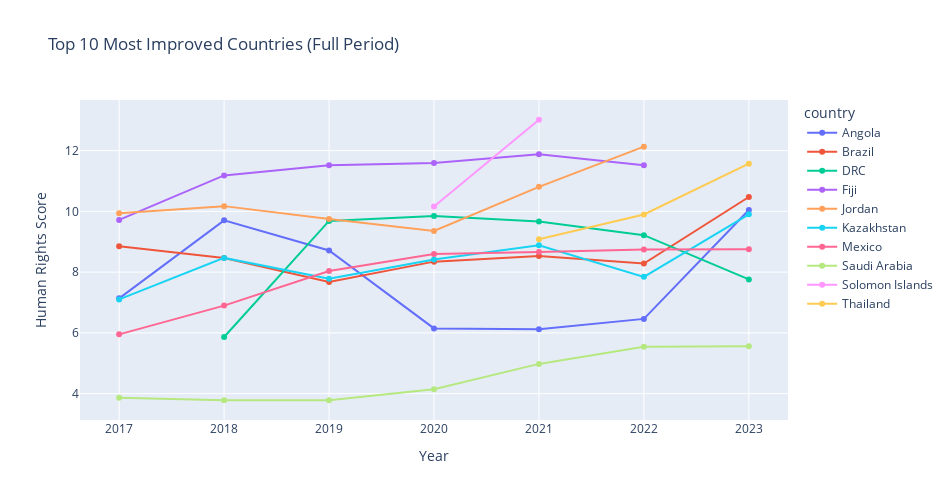
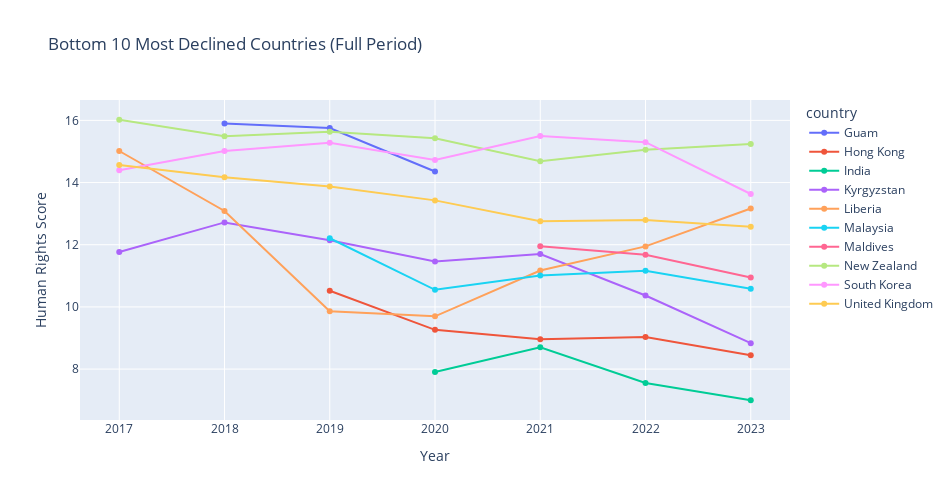

Notebook cell for these charts, in order:
### Code cell
# Load and prepare data
df1 = pd.read_csv('csv files/cpr.csv')
df = df1[['country', 'year', 'physint_mean', 'empower_mean']].dropna()
df = df.sort_values(['country', 'year'])

# Composite score
df['total_score'] = df['physint_mean'] + df['empower_mean']

# Compute farthest-year difference
change_records = []

for country in df['country'].unique():
    country_df = df[df['country'] == country]
    first_year = country_df['year'].min()
    last_year = country_df['year'].max()
    first_score = country_df[country_df['year'] == first_year]['total_score'].values[0]
    last_score = country_df[country_df['year'] == last_year]['total_score'].values[0]
    change_records.append({
        'country': country,
        'start_year': first_year,
        'end_year': last_year,
        'start_score': first_score,
        'end_score': last_score,
        'score_change': last_score - first_score
    })

change_df = pd.DataFrame(change_records)

# Top 10 improvers and bottom 10 decliners
top_10 = change_df.sort_values('score_change', ascending=False).head(10)['country'].tolist()
bottom_10 = change_df.sort_values('score_change').head(10)['country'].tolist()

# Subset original data
df_top = df[df['country'].isin(top_10)]
df_bottom = df[df['country'].isin(bottom_10)]

# Plot: Top 10 Improvers
fig_top = px.line(
    df_top,
    x='year',
    y='total_score',
    color='country',
    title='Top 10 Most Improved Countries (Full Period)',
    markers=True,
    labels={'total_score': 'Human Rights Score', 'year': 'Year'},
    height=500,
    width=950
)

# Plot: Bottom 10 Decliners
fig_bottom = px.line(
    df_bottom,
    x='year',
    y='total_score',
    color='country',
    title='Bottom 10 Most Declined Countries (Full Period)',
    markers=True,
    labels={'total_score': 'Human Rights Score', 'year': 'Year'},
    height=500,
    width=950
)

# Show graphs
fig_top.show()
fig_bottom.show()

### Figure 1 — Plotly figure (JSON) as saved in the notebook; plotly's stock layout.template omitted (floating-point values rounded to 4 significant figures)
{"data": [{"hovertemplate": "country=Angola<br>Year=%{x}<br>Human Rights Score=%{y}<extra></extra>", "legendgroup": "Angola", "line": {"color": "#636efa", "dash": "solid"}, "marker": {"symbol": "circle"}, "mode": "lines+markers", "name": "Angola", "orientation": "v", "showlegend": true, "type": "scatter", "x": [2017, 2018, 2019, 2020, 2021, 2022, 2023], "xaxis": "x", "y": [7.137, 9.703, 8.713, 6.148, 6.118, 6.461, 10.04], "yaxis": "y"}, {"hovertemplate": "country=Brazil<br>Year=%{x}<br>Human Rights Score=%{y}<extra></extra>", "legendgroup": "Brazil", "line": {"color": "#EF553B", "dash": "solid"}, "marker": {"symbol": "circle"}, "mode": "lines+markers", "name": "Brazil", "orientation": "v", "showlegend": true, "type": "scatter", "x": [2017, 2018, 2019, 2020, 2021, 2022, 2023], "xaxis": "x", "y": [8.851, 8.464, 7.677, 8.345, 8.532, 8.284, 10.47], "yaxis": "y"}, {"hovertemplate": "country=DRC<br>Year=%{x}<br>Human Rights Score=%{y}<extra></extra>", "legendgroup": "DRC", "line": {"color": "#00cc96", "dash": "solid"}, "marker": {"symbol": "circle"}, "mode": "lines+markers", "name": "DRC", "orientation": "v", "showlegend": true, "type": "scatter", "x": [2018, 2019, 2020, 2021, 2022, 2023], "xaxis": "x", "y": [5.866, 9.685, 9.85, 9.662, 9.216, 7.76], "yaxis": "y"}, {"hovertemplate": "country=Fiji<br>Year=%{x}<br>Human Rights Score=%{y}<extra></extra>", "legendgroup": "Fiji", "line": {"color": "#ab63fa", "dash": "solid"}, "marker": {"symbol": "circle"}, "mode": "lines+markers", "name": "Fiji", "orientation": "v", "showlegend": true, "type": "scatter", "x": [2017, 2018, 2019, 2020, 2021, 2022], "xaxis": "x", "y": [9.718, 11.18, 11.52, 11.59, 11.88, 11.52], "yaxis": "y"}, {"hovertemplate": "country=Jordan<br>Year=%{x}<br>Human Rights Score=%{y}<extra></extra>", "legendgroup": "Jordan", "line": {"color": "#FFA15A", "dash": "solid"}, "marker": {"symbol": "circle"}, "mode": "lines+markers", "name": "Jordan", "orientation": "v", "showlegend": true, "type": "scatter", "x": [2017, 2018, 2019, 2020, 2021, 2022], "xaxis": "x", "y": [9.936, 10.17, 9.747, 9.355, 10.81, 12.13], "yaxis": "y"}, {"hovertemplate": "country=Kazakhstan<br>Year=%{x}<br>Human Rights Score=%{y}<extra></extra>", "legendgroup": "Kazakhstan", "line": {"color": "#19d3f3", "dash": "solid"}, "marker": {"symbol": "circle"}, "mode": "lines+markers", "name": "Kazakhstan", "orientation": "v", "showlegend": true, "type": "scatter", "x": [2017, 2018, 2019, 2020, 2021, 2022, 2023], "xaxis": "x", "y": [7.103, 8.468, 7.779, 8.416, 8.883, 7.845, 9.903], "yaxis": "y"}, {"hovertemplate": "country=Mexico<br>Year=%{x}<br>Human Rights Score=%{y}<extra></extra>", "legendgroup": "Mexico", "line": {"color": "#FF6692", "dash": "solid"}, "marker": {"symbol": "circle"}, "mode": "lines+markers", "name": "Mexico", "orientation": "v", "showlegend": true, "type": "scatter", "x": [2017, 2018, 2019, 2020, 2021, 2022, 2023], "xaxis": "x", "y": [5.951, 6.898, 8.037, 8.596, 8.664, 8.742, 8.752], "yaxis": "y"}, {"hovertemplate": "country=Saudi Arabia<br>Year=%{x}<br>Human Rights Score=%{y}<extra></extra>", "legendgroup": "Saudi Arabia", "line": {"color": "#B6E880", "dash": "solid"}, "marker": {"symbol": "circle"}, "mode": "lines+markers", "name": "Saudi Arabia", "orientation": "v", "showlegend": true, "type": "scatter", "x": [2017, 2018, 2019, 2020, 2021, 2022, 2023], "xaxis": "x", "y": [3.862, 3.784, 3.783, 4.147, 4.979, 5.54, 5.559], "yaxis": "y"}, {"hovertemplate": "country=Solomon Islands<br>Year=%{x}<br>Human Rights Score=%{y}<extra></extra>", "legendgroup": "Solomon Islands", "line": {"color": "#FF97FF", "dash": "solid"}, "marker": {"symbol": "circle"}, "mode": "lines+markers", "name": "Solomon Islands", "orientation": "v", "showlegend": true, "type": "scatter", "x": [2020, 2021], "xaxis": "x", "y": [10.16, 13.02], "yaxis": "y"}, {"hovertemplate": "country=Thailand<br>Year=%{x}<br>Human Rights Score=%{y}<extra></extra>", "legendgroup": "Thailand", "line": {"color": "#FECB52", "dash": "solid"}, "marker": {"symbol": "circle"}, "mode": "lines+markers", "name": "Thailand", "orientation": "v", "showlegend": true, "type": "scatter", "x": [2021, 2022, 2023], "xaxis": "x", "y": [9.084, 9.898, 11.57], "yaxis": "y"}], "layout": {"height": 500, "legend": {"title": {"text": "country"}, "tracegroupgap": 0}, "title": {"text": "Top 10 Most Improved Countries (Full Period)"}, "width": 950, "xaxis": {"anchor": "y", "domain": [0, 1], "title": {"text": "Year"}}, "yaxis": {"anchor": "x", "domain": [0, 1], "title": {"text": "Human Rights Score"}}}}

### Figure 2 — Plotly figure (JSON) as saved in the notebook; plotly's stock layout.template omitted (floating-point values rounded to 4 significant figures)
{"data": [{"hovertemplate": "country=Guam<br>Year=%{x}<br>Human Rights Score=%{y}<extra></extra>", "legendgroup": "Guam", "line": {"color": "#636efa", "dash": "solid"}, "marker": {"symbol": "circle"}, "mode": "lines+markers", "name": "Guam", "orientation": "v", "showlegend": true, "type": "scatter", "x": [2018, 2019, 2020], "xaxis": "x", "y": [15.9, 15.76, 14.35], "yaxis": "y"}, {"hovertemplate": "country=Hong Kong<br>Year=%{x}<br>Human Rights Score=%{y}<extra></extra>", "legendgroup": "Hong Kong", "line": {"color": "#EF553B", "dash": "solid"}, "marker": {"symbol": "circle"}, "mode": "lines+markers", "name": "Hong Kong", "orientation": "v", "showlegend": true, "type": "scatter", "x": [2019, 2020, 2021, 2022, 2023], "xaxis": "x", "y": [10.52, 9.263, 8.957, 9.029, 8.447], "yaxis": "y"}, {"hovertemplate": "country=India<br>Year=%{x}<br>Human Rights Score=%{y}<extra></extra>", "legendgroup": "India", "line": {"color": "#00cc96", "dash": "solid"}, "marker": {"symbol": "circle"}, "mode": "lines+markers", "name": "India", "orientation": "v", "showlegend": true, "type": "scatter", "x": [2020, 2021, 2022, 2023], "xaxis": "x", "y": [7.905, 8.7, 7.553, 6.998], "yaxis": "y"}, {"hovertemplate": "country=Kyrgyzstan<br>Year=%{x}<br>Human Rights Score=%{y}<extra></extra>", "legendgroup": "Kyrgyzstan", "line": {"color": "#ab63fa", "dash": "solid"}, "marker": {"symbol": "circle"}, "mode": "lines+markers", "name": "Kyrgyzstan", "orientation": "v", "showlegend": true, "type": "scatter", "x": [2017, 2018, 2019, 2020, 2021, 2022, 2023], "xaxis": "x", "y": [11.77, 12.72, 12.14, 11.46, 11.7, 10.37, 8.834], "yaxis": "y"}, {"hovertemplate": "country=Liberia<br>Year=%{x}<br>Human Rights Score=%{y}<extra></extra>", "legendgroup": "Liberia", "line": {"color": "#FFA15A", "dash": "solid"}, "marker": {"symbol": "circle"}, "mode": "lines+markers", "name": "Liberia", "orientation": "v", "showlegend": true, "type": "scatter", "x": [2017, 2018, 2019, 2020, 2021, 2022, 2023], "xaxis": "x", "y": [15.01, 13.09, 9.858, 9.698, 11.17, 11.95, 13.16], "yaxis": "y"}, {"hovertemplate": "country=Malaysia<br>Year=%{x}<br>Human Rights Score=%{y}<extra></extra>", "legendgroup": "Malaysia", "line": {"color": "#19d3f3", "dash": "solid"}, "marker": {"symbol": "circle"}, "mode": "lines+markers", "name": "Malaysia", "orientation": "v", "showlegend": true, "type": "scatter", "x": [2019, 2020, 2021, 2022, 2023], "xaxis": "x", "y": [12.21, 10.55, 11.01, 11.16, 10.58], "yaxis": "y"}, {"hovertemplate": "country=Maldives<br>Year=%{x}<br>Human Rights Score=%{y}<extra></extra>", "legendgroup": "Maldives", "line": {"color": "#FF6692", "dash": "solid"}, "marker": {"symbol": "circle"}, "mode": "lines+markers", "name": "Maldives", "orientation": "v", "showlegend": true, "type": "scatter", "x": [2021, 2022, 2023], "xaxis": "x", "y": [11.95, 11.67, 10.95], "yaxis": "y"}, {"hovertemplate": "country=New Zealand<br>Year=%{x}<br>Human Rights Score=%{y}<extra></extra>", "legendgroup": "New Zealand", "line": {"color": "#B6E880", "dash": "solid"}, "marker": {"symbol": "circle"}, "mode": "lines+markers", "name": "New Zealand", "orientation": "v", "showlegend": true, "type": "scatter", "x": [2017, 2018, 2019, 2020, 2021, 2022, 2023], "xaxis": "x", "y": [16.02, 15.49, 15.63, 15.42, 14.69, 15.06, 15.24], "yaxis": "y"}, {"hovertemplate": "country=South Korea<br>Year=%{x}<br>Human Rights Score=%{y}<extra></extra>", "legendgroup": "South Korea", "line": {"color": "#FF97FF", "dash": "solid"}, "marker": {"symbol": "circle"}, "mode": "lines+markers", "name": "South Korea", "orientation": "v", "showlegend": true, "type": "scatter", "x": [2017, 2018, 2019, 2020, 2021, 2022, 2023], "xaxis": "x", "y": [14.4, 15.02, 15.28, 14.72, 15.5, 15.3, 13.63], "yaxis": "y"}, {"hovertemplate": "country=United Kingdom<br>Year=%{x}<br>Human Rights Score=%{y}<extra></extra>", "legendgroup": "United Kingdom", "line": {"color": "#FECB52", "dash": "solid"}, "marker": {"symbol": "circle"}, "mode": "lines+markers", "name": "United Kingdom", "orientation": "v", "showlegend": true, "type": "scatter", "x": [2017, 2018, 2019, 2020, 2021, 2022, 2023], "xaxis": "x", "y": [14.57, 14.17, 13.87, 13.43, 12.75, 12.79, 12.58], "yaxis": "y"}], "layout": {"height": 500, "legend": {"title": {"text": "country"}, "tracegroupgap": 0}, "title": {"text": "Bottom 10 Most Declined Countries (Full Period)"}, "width": 950, "xaxis": {"anchor": "y", "domain": [0, 1], "title": {"text": "Year"}}, "yaxis": {"anchor": "x", "domain": [0, 1], "title": {"text": "Human Rights Score"}}}}
